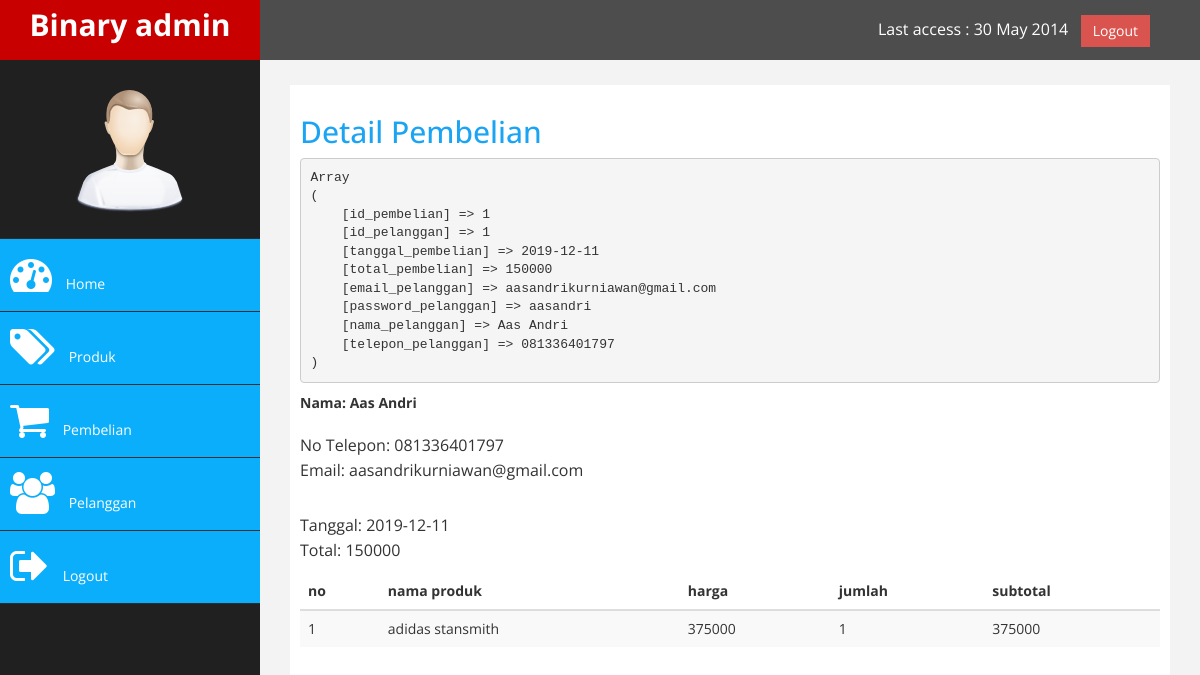
The app's page /admin/index.php?halaman=detail&id=1 (signed in) with its own data.
### tables this page shows
CREATE TABLE `pembelian` (
  `id_pembelian` int(11) NOT NULL,
  `id_pelanggan` int(11) NOT NULL,
  `tanggal_pembelian` date NOT NULL,
  `total_pembelian` int(11) NOT NULL
);

CREATE TABLE `pelanggan` (
  `id_pelanggan` int(11) NOT NULL,
  `email_pelanggan` varchar(100) NOT NULL,
  `password_pelanggan` varchar(50) NOT NULL,
  `nama_pelanggan` varchar(100) NOT NULL,
  `telepon_pelanggan` varchar(25) NOT NULL
);

CREATE TABLE `pembelian_produk` (
  `id_pembelian_produk` int(11) NOT NULL,
  `id_pembelian` int(11) NOT NULL,
  `id_produk` int(11) NOT NULL,
  `jumlah_produk` int(11) NOT NULL
);

CREATE TABLE `produk` (
  `id_produk` int(11) NOT NULL,
  `nama_produk` varchar(100) NOT NULL,
  `harga_produk` int(11) NOT NULL,
  `berat_produk` int(11) NOT NULL,
  `foto_produk` varchar(100) NOT NULL,
  `deskripsi_produk` text NOT NULL,
  `stok_produk` int(100) NOT NULL
);

### admin/detail.php (the view)
<h2>Detail Pembelian</h2>
<?php
$ambil=$koneksi->query("SELECT * FROM pembelian JOIN pelanggan
                ON pembelian.id_pelanggan=pelanggan.id_pelanggan
                WHERE pembelian.id_pembelian='$_GET[id]'");
                $detail=$ambil->fetch_assoc();
?>
<pre><?php print_r($detail) ?></pre>
<strong>Nama: <?php echo $detail['nama_pelanggan']; ?></strong>
<p>
    No Telepon: <?php echo $detail['telepon_pelanggan']; ?> <br>
    Email: <?php echo $detail['email_pelanggan']; ?>
</p>
<p>
    Tanggal: <?php echo $detail['tanggal_pembelian']; ?> <br>
    Total: <?php echo $detail['total_pembelian']; ?>
</p>
<table class="table table-striped">
    <thead>
        <tr>
            <th>no</th>
            <th>nama produk</th>
            <th>harga</th>
            <th>jumlah</th>
            <th>subtotal</th>
        </tr>
    </thead>
    <tbody>
        <?php $nomor=1; ?>
        <?php $ambil=$koneksi->query("SELECT * FROM pembelian_produk JOIN produk ON
        pembelian_produk.id_produk=produk.id_produk
        WHERE pembelian_produk.id_pembelian='$_GET[id]'"); ?>
        <?php while($pecah=$ambil->fetch_assoc()) {?>
        <tr>
            <td><?php echo $nomor ?></td>
            <td><?php echo $pecah['nama_produk']; ?></td>
            <td><?php echo $pecah['harga_produk']; ?></td>
            <td><?php echo $pecah['jumlah_produk']; ?></td>
            <td>
                <?php echo $pecah['harga_produk']*$pecah['jumlah_produk']; ?>
            </td>
        </tr>
        <?php $nomor++; ?>
        <?php }?>
    </tbody>
</table>

### admin/assets/css/custom.css (style rules this page uses)
body { font-family: 'Open Sans', sans-serif; }
h2 { color: rgb(26, 164, 243); }
p { font-size:16px; line-height:25px; padding-top:20px; }

### records on screen
pembelian: id_pelanggan.nama_pelanggan "Aas Andri", id_pelanggan.telepon_pelanggan "081336401797", id_pelanggan.email_pelanggan "aasandrikurniawan@gmail.com", tanggal_pembelian "2019-12-11", total_pembelian "150000"
pembelian_produk: id_produk.nama_produk "adidas stansmith", id_produk.harga_produk "375000", jumlah_produk "1", $pecah['harga_produk']*$pecah['jumlah_produk'] "375000"
